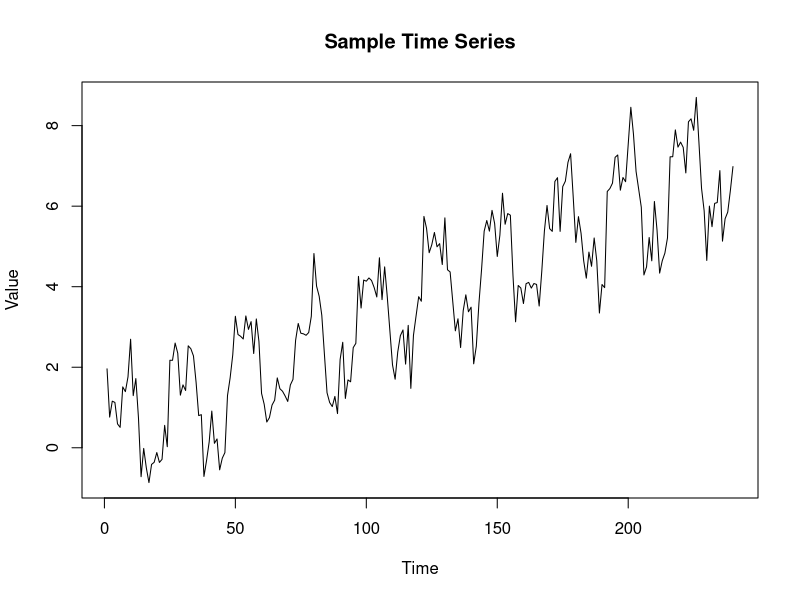
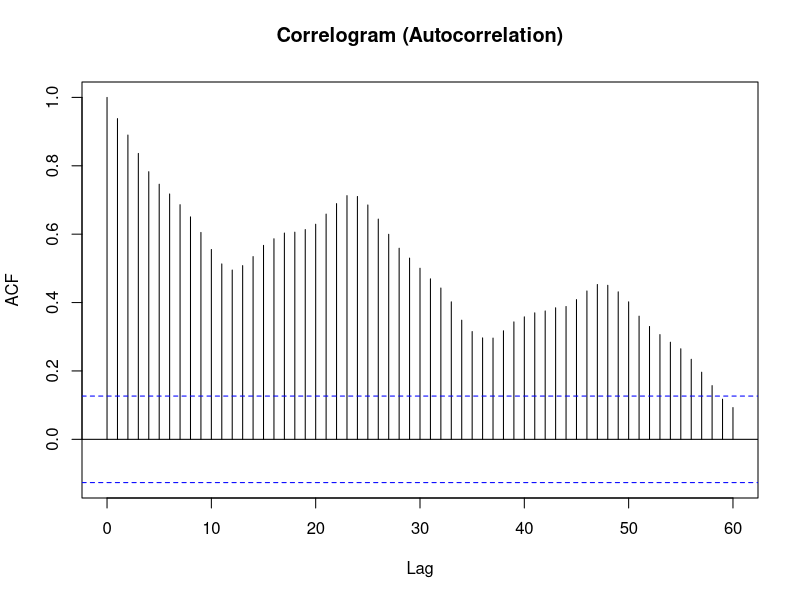
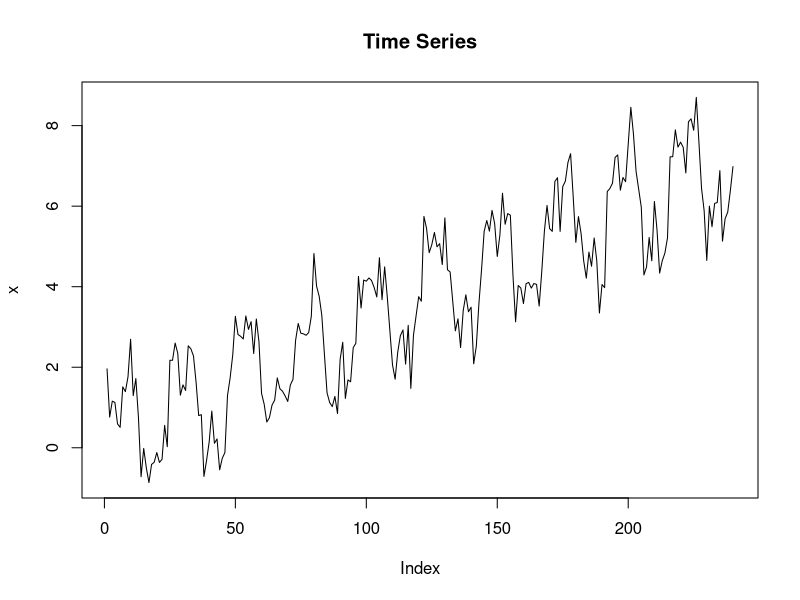
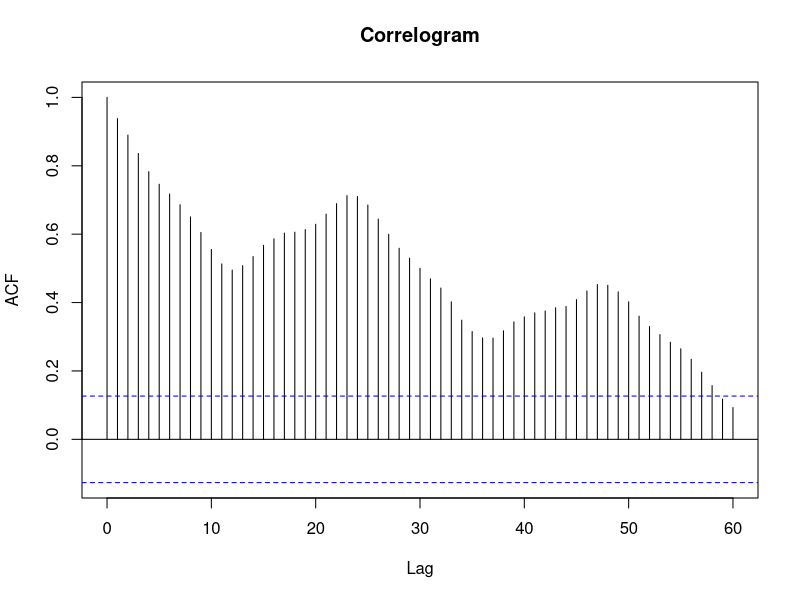

Write R code to recreate these figures, in order.
## ---- chunk 1
set.seed(7)

n <- 240
time <- 1:n

value <- 0.03 * time +
  1.4 * sin(2 * pi * time / 24) +
  0.6 * sin(2 * pi * time / 8) +
  rnorm(n, mean = 0, sd = 0.5)

df <- data.frame(time = time, value = value)
head(df)
## ---- chunk 2
plot(
  df$time, df$value, type = "l",
  main = "Sample Time Series",
  xlab = "Time",
  ylab = "Value"
)
## ---- chunk 3
acf(
  df$value,
  lag.max = 60,
  main = "Correlogram (Autocorrelation)"
)
## ---- chunk 4
acf_obj <- acf(df$value, lag.max = 60, plot = FALSE)

lag_df <- data.frame(
  lag = acf_obj$lag[-1] * n,
  acf = acf_obj$acf[-1]
)

lag_df$abs_acf <- abs(lag_df$acf)
lag_df <- lag_df[order(-lag_df$abs_acf), ]
head(lag_df, 10)
## ---- chunk 5
# mydf <- read.csv("your_timeseries.csv")
# acf(mydf$value, lag.max = 60, main = "Your Correlogram")
## ---- chunk 6
x <- df$value

plot(x, type = "l", main = "Time Series")
acf(x, lag.max = 60, main = "Correlogram")
